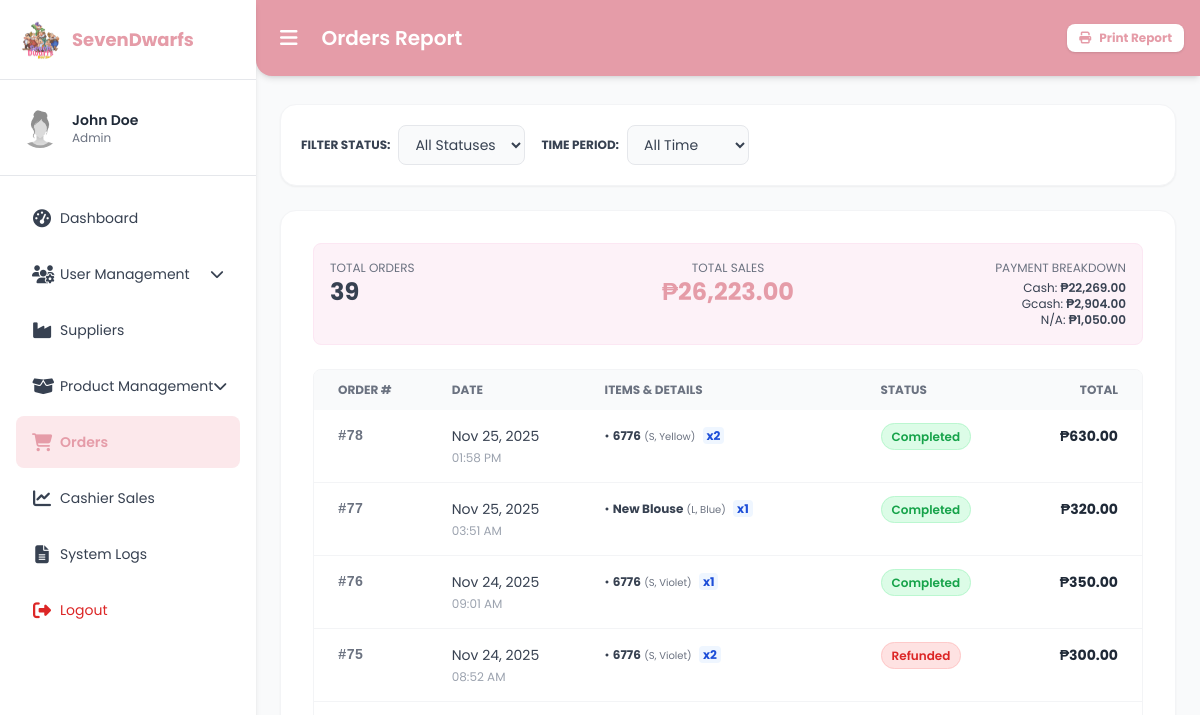
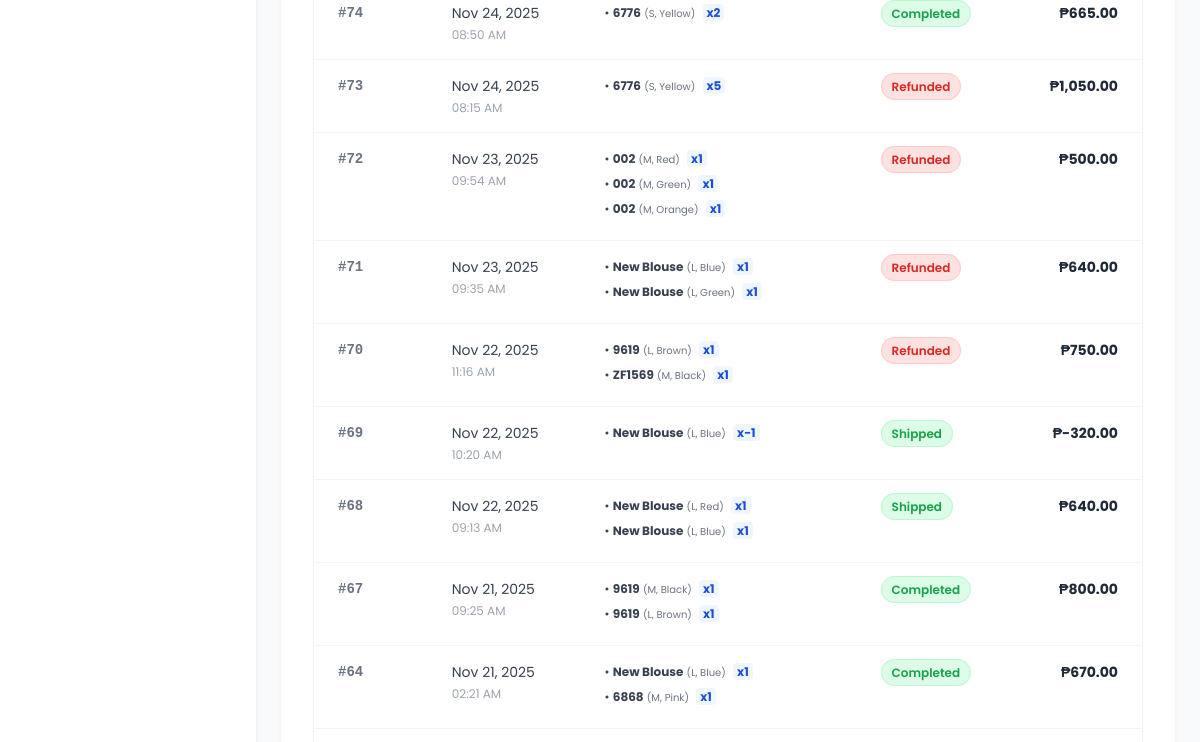
The page /orders.php (signed in, upper part) on the database as committed earlier (2 pictures, top to bottom).
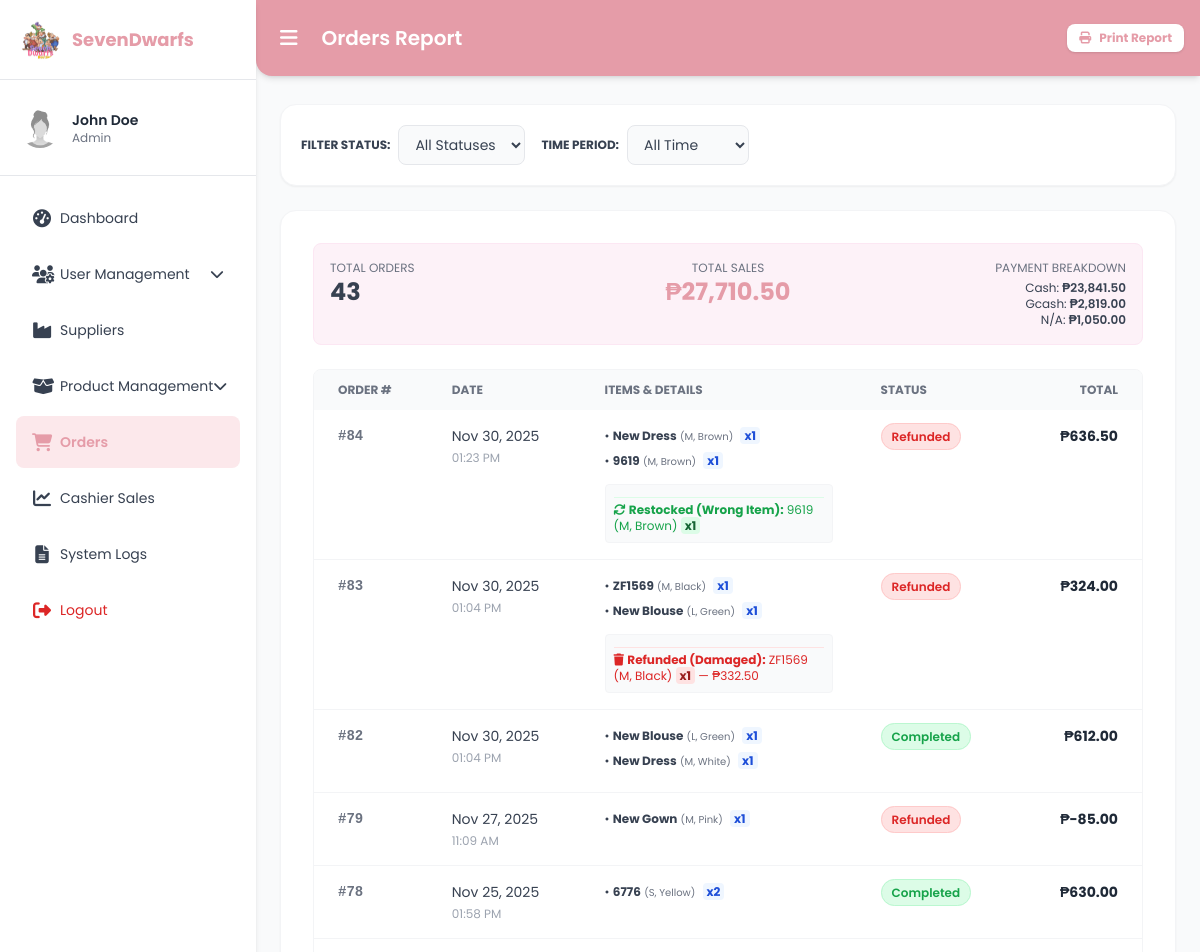
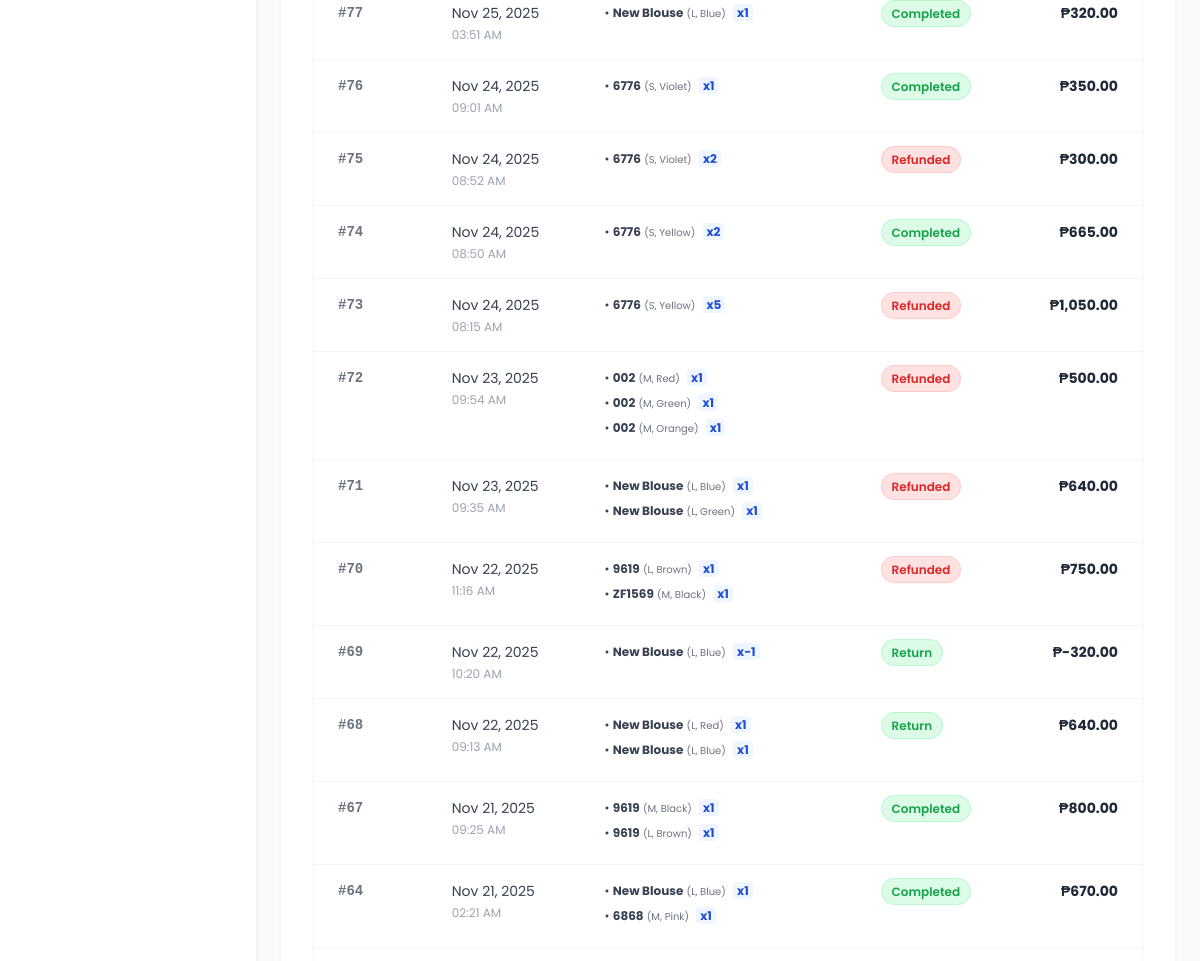
The same page on the database as committed later (2 pictures, top to bottom).
### tables this page shows
CREATE TABLE `orders` (
  `order_id` int(11) NOT NULL,
  `admin_id` int(10) UNSIGNED DEFAULT NULL,
  `customer_id` int(11) DEFAULT NULL,
  `total_amount` decimal(10,2) NOT NULL,
  `discount_amount` decimal(10,2) DEFAULT 0.00,
  `cash_given` decimal(10,2) DEFAULT NULL,
  `changes` decimal(10,2) DEFAULT 0.00,
  `order_status_id` int(11) DEFAULT NULL,
  `created_at` timestamp NOT NULL DEFAULT current_timestamp(),
  `quantity` int(11) NOT NULL DEFAULT 1,
  `payment_method_id` int(10) UNSIGNED DEFAULT NULL,
  `refund_id` int(11) DEFAULT NULL
);

CREATE TABLE `order_status` (
  `order_status_id` int(11) NOT NULL,
  `order_status_name` varchar(50) NOT NULL
);

### orders.php (the view, shortened to what the changed rows need)
<?php
require 'conn.php';
$conn->query("SET SESSION sql_mode=(SELECT REPLACE(@@sql_mode,'ONLY_FULL_GROUP_BY',''))");
$conn->query("SET SESSION group_concat_max_len = 100000");
$stmt = $conn->prepare($sql);
$stmt->execute();
$result = $stmt->get_result();
$orders = $result->fetch_all(MYSQLI_ASSOC);
$total_sales = 0;
$total_orders = count($orders);
$payment_counts = [];
foreach ($orders as $order) {
    $total_sales += $order['total_amount'];
    $pm = $order['payment_method'] ?? 'N/A';
    if (!isset($payment_counts[$pm])) $payment_counts[$pm] = 0;
    $payment_counts[$pm] += $order['total_amount'];
}
?>
<!DOCTYPE html>
<html lang="en">
<head>
  <script src="https://cdn.tailwindcss.com"></script>
  <link href="https://cdnjs.cloudflare.com/ajax/libs/font-awesome/6.4.0/css/all.min.css" rel="stylesheet" />
</head>
<body class="text-sm animate-fade-in">
<div class="flex min-h-screen"
     x-data="{
        sidebarOpen: localStorage.getItem('sidebarOpen') === 'false' ? false : true,
        userMenu: false,
        productMenu: false
     }"
     x-init="$watch('sidebarOpen', val => localStorage.setItem('sidebarOpen', val))">
  <aside
    class="bg-white shadow-md fixed top-0 left-0 h-screen z-30 transition-all duration-300 ease-in-out no-scrollbar overflow-y-auto overflow-x-hidden"
    :class="sidebarOpen ? 'w-64' : 'w-20'"
  >
    <div class="p-5 border-b flex items-center h-20 transition-all duration-300" :class="sidebarOpen ? 'space-x-3' : 'justify-center pl-0'">
        <h2 class="text-lg font-bold text-[var(--rose)] whitespace-nowrap overflow-hidden transition-all duration-300"
            x-show="sidebarOpen" x-transition.opacity>SevenDwarfs</h2>
    </div>
  </aside>
  <main class="flex-1 flex flex-col pt-20 bg-gray-50 transition-all duration-300 ease-in-out"
        :class="sidebarOpen ? 'ml-64' : 'ml-20'">
    <header class="bg-[var(--rose)] text-white p-4 flex justify-between items-center shadow-md rounded-bl-2xl fixed top-0 right-0 z-20 transition-all duration-300 ease-in-out"
            :class="sidebarOpen ? 'left-64' : 'left-20'">
      <div class="flex items-center gap-4">
          <h1 class="text-xl font-semibold">Orders Report</h1>
      </div>
    </header>
    <section class="p-6 space-y-6">
        <div class="bg-white p-8 rounded-2xl shadow-sm border border-gray-100">
          <div class="grid grid-cols-1 md:grid-cols-3 gap-4 mb-6 p-4 bg-pink-50 rounded-lg border border-pink-100 summary-box">
            <div class="text-center md:text-left summary-item">
                <p class="text-gray-500 text-xs uppercase">Total Orders</p>
                <p class="text-2xl font-bold"><?= number_format($total_orders) ?></p>
            </div>
            <div class="text-center summary-item">
                <p class="text-gray-500 text-xs uppercase">Total Sales</p>
                <p class="text-2xl font-bold text-[var(--rose)]">₱<?= number_format($total_sales, 2) ?></p>
            </div>
            <div class="text-center md:text-right summary-item">
                <div class="text-xs mt-1">
                    <?php foreach($payment_counts as $method => $amount): ?>
                        <div><?= htmlspecialchars($method) ?>: <span class="font-semibold">₱<?= number_format($amount, 2) ?></span></div>
                    <?php endforeach; ?>
                </div>
            </div>
          </div>
          <div class="overflow-x-auto rounded-lg border border-gray-100">
            <table class="min-w-full text-left text-sm text-gray-600">
              <thead class="bg-gray-50 text-gray-500 uppercase font-bold text-xs">
                <tr>
                  <th class="px-6 py-3 text-left">Order #</th>
                  <th class="px-6 py-3 text-left">Date</th>
                  <th class="px-6 py-3 text-left w-1/3">Items & Details</th>
                  <th class="px-6 py-3 text-left">Status</th>
                  <th class="px-6 py-3 text-right">Total</th>
                </tr>
              </thead>
              <tbody class="divide-y divide-gray-100 text-gray-700">
              <?php if (!empty($orders)): ?>
                <?php foreach ($orders as $order):
                    $status_class = "bg-green-100 text-green-600 border-green-200";
                    if ($order['order_status'] === 'Refunded') $status_class = "bg-red-100 text-red-600 border-red-200";
                    if ($order['order_status'] === 'Pending') $status_class = "bg-yellow-100 text-yellow-600 border-yellow-200";
                ?>
                <tr class="hover:bg-gray-50 transition">
                  <td class="px-6 py-4 font-mono font-semibold text-gray-500 align-top">
                    #<?= $order['order_id']; ?>
                  </td>
                  <td class="px-6 py-4 whitespace-nowrap align-top">
                    <?= date('M d, Y', strtotime($order['created_at'])); ?>
                    <div class="text-xs text-gray-400 mt-1"><?= date('h:i A', strtotime($order['created_at'])); ?></div>
                  </td>
                  <td class="px-6 py-4 text-xs leading-5 align-top">
                    <?= $order['purchased_items'] ?: '<em>No items recorded</em>' ?>
                    <?php if (!empty($order['return_history'])): ?>
                        <div class="h-2"></div>
                        <div class="p-2 bg-gray-50 rounded border border-gray-100">
                            <?= $order['return_history'] ?>
                        </div>
                    <?php endif; ?>
                  </td>
                  <td class="px-6 py-4 align-top">
                    <span class="px-2.5 py-1 rounded-full text-xs font-semibold border <?= $status_class ?>">
                      <?= htmlspecialchars($order['order_status'] ?? 'Unknown'); ?>
                    </span>
                  </td>
                  <td class="px-6 py-4 text-right font-bold text-gray-800 align-top">
                    ₱<?= number_format($order['total_amount'], 2); ?>
                  </td>
                </tr>
                <?php endforeach; ?>
              <?php endif; ?>
              </tbody>
            </table>
          </div>
        </div>
    </section>
  </main>
</div>
</body>
</html>

Rows that differ between the two databases and show on the page:
added orders: order_id "84", created_at "Nov 30, 2025", created_at "01:23 PM", purchased_items "• New Dress (M, Brown) x1 • 9619 (M, Brown) x1", return_history "Restocked (Wrong Item): 9619 (M, Brown) x1", order_status.order_status_name "Refunded", total_amount "636.50"
added orders: order_id "83", created_at "Nov 30, 2025", created_at "01:04 PM", purchased_items "• ZF1569 (M, Black) x1 • New Blouse (L, Green) x1", return_history "Refunded (Damaged): ZF1569 (M, Black) x1 — ₱332.50", order_status.order_status_name "Refunded", total_amount "324.00"
added orders: order_id "82", created_at "Nov 30, 2025", created_at "01:04 PM", purchased_items "• New Blouse (L, Green) x1 • New Dress (M, White) x1", order_status.order_status_name "Completed", total_amount "612.00"
added orders: order_id "79", created_at "Nov 27, 2025", created_at "11:09 AM", purchased_items "• New Gown (M, Pink) x1", order_status.order_status_name "Refunded", total_amount "-85.00"
changed through a linked row, orders "10:20 AM": order_status.order_status_name "Shipped" → "Return"
changed through a linked row, orders "09:13 AM": order_status.order_status_name "Shipped" → "Return"
Other text that changed with them:
$total_orders: "39" → "43"
$total_sales: "26,223.00" → "27,710.50"
new list line: "Cash : ₱ 23,841.50"
new list line: "Gcash : ₱ 2,819.00"
list line gone: "Cash : ₱ 22,269.00"
list line gone: "Gcash : ₱ 2,904.00"
